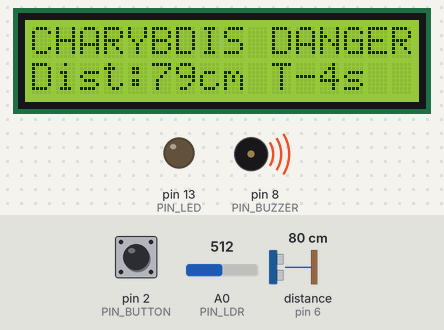
The sketch below on a simulated Arduino Uno, built with avr-gcc and run on an emulated ATmega328P. Shown: 16×2 character LCD, output pins drawn as LEDs (lit = HIGH), buzzer (waves = sounding). Wiring (inferred from the names in the program): ultrasonic range finder: trigger pin 7; echo pin 6. Dashed ring = blinking. The inputs (shaded band) are chosen by the test bench; at power-on: distance to the obstacle (sensor on pin 6) 80 cm, A0 (PIN_LDR) = 512, pin 2 (PIN_BUTTON) HIGH. The echo pulse lasts 58.3 µs per cm; pins used as bus, display or sensor lines are not drawn.

Above: at 2.4 s.
2.5 s: distance to the obstacle (sensor on pin 6) set to 97 cm
At 4.1 s:
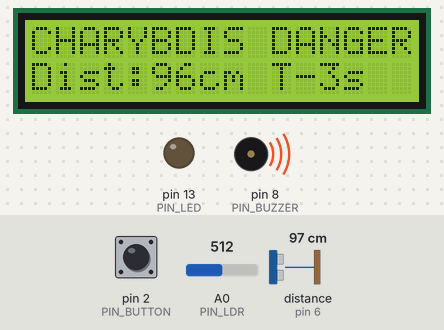
4.7 s: distance to the obstacle (sensor on pin 6) set to 106 cm
At 5.1 s:
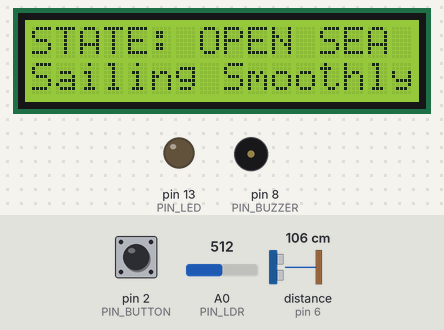
6.2 s: A0 (PIN_LDR) set to 501
At 6.41 s:
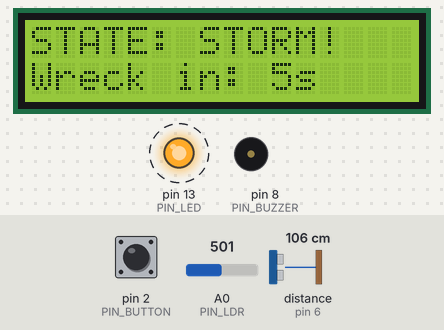
8.3 s: pin 2 (PIN_BUTTON) pulled LOW for 0.15 s
At 8.7 s:
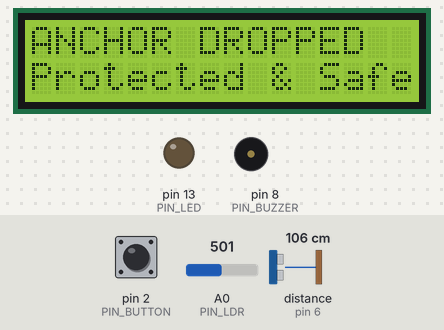
9.9 s: pin 2 (PIN_BUTTON) pulled LOW for 1 s
At 11.49 s:
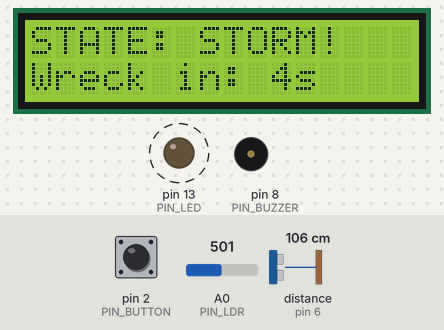
11.5 s: pin 2 (PIN_BUTTON) pulled LOW for 3.2 s
At 12.4 s:
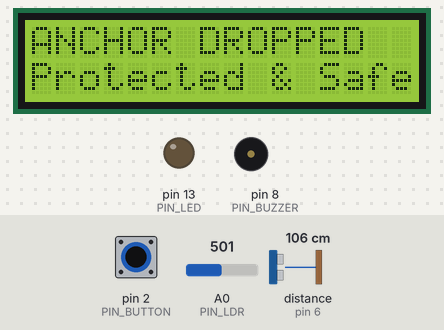
Timing chart, 0 to 14.5 s (numbered marks = the images above; inputs shaded):
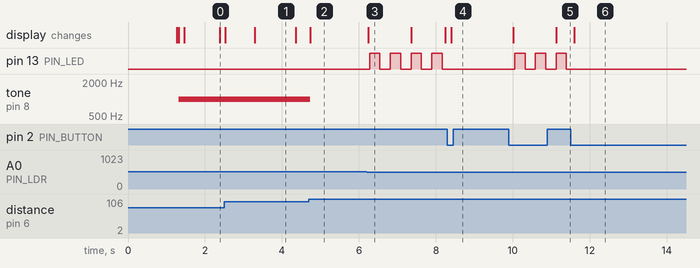

Measured:
- the behaviour switches between 100 and 101 cm on distance to the obstacle (sensor on pin 6) (found by bisection; images 1 and 2)
- the behaviour switches between 512 and 511 on A0 (PIN_LDR) (found by bisection; images 2 and 3)
- after the input at 4.7 s, tone on pin 8 (PIN_BUZZER): 1000 Hz → silent at once; the display: changes at once (image 2)
- after the input at 6.2 s, pin 13 (PIN_LED): alternates HIGH for 0.27 s and LOW for 0.27 s, starting after 0.08 s; the display: changes at once (image 3)
- after the input at 8.3 s, pin 13 (PIN_LED): stops changing and stays LOW; the display: changes after 0.10 s (image 4)
- after the input at 9.9 s, pin 13 (PIN_LED): alternates HIGH for 0.26 s and LOW for 0.27 s, starting after 0.15 s; the display: first changes after 0.12 s (image 5 shows a later state)
- after the input at 11.5 s, pin 13 (PIN_LED): stops changing and stays LOW; tone on pin 8 (PIN_BUZZER): stays silent (without the input it goes to 400 Hz after 3.6 s); the display: changes after 0.10 s (image 6)

The sketch:

task2_monitoring_system.ino
```cpp
/*
 * SEDS BPHC — Avionics Induction 2026-27
 * Athena's Intern | Task 2: Keeping Watch Over Odysseus
 * Author: Yashvardhan Singh
 * ID NO. = 2025A7PS0112H
 * Hardware: Arduino Uno, HC-SR04, LDR, LCD (16x2), Push Button, LED, Piezo Buzzer
 */

#include <LiquidCrystal.h>

// --- PIN DEFINITIONS ---
const int PIN_BUTTON    = 2;    // Pushbutton for Anchor (Pin 2)
const int PIN_TRIG      = 7;    // Ultrasonic TRIG (Pin 7)
const int PIN_ECHO      = 6;    // Ultrasonic ECHO (Pin 6)
const int PIN_LDR       = A0;   // Photoresistor Analog Pin (A0)
const int PIN_LED       = 13;   // Storm Warning LED (Pin 13)
const int PIN_BUZZER    = 8;    // Charybdis Warning Buzzer (Pin 8)

// LiquidCrystal(rs, enable, d4, d5, d6, d7)
LiquidCrystal lcd(12, 11, 5, 4, 3, 9);

// --- SYSTEM STATES ---
enum ShipState {
  OPEN_SEA,
  ANCHOR_DROPPED,
  STORM,
  CHARYBDIS,
  WRECKED
};

ShipState currentState = OPEN_SEA;

// --- SENSOR THRESHOLDS & TIMING ---
const int LDR_HALF_THRESHOLD = 512;           // Below half brightness triggers STORM
const float DISTANCE_THRESHOLD_CM = 100.0;    // Distance under 100cm triggers CHARYBDIS
const unsigned long DANGER_TIMEOUT_MS = 5000; // 5s continuous danger -> WRECKED

unsigned long hazardStartTime = 0;
unsigned long lastLedBlinkTime = 0;
bool ledState = false;

// Debounce handling for pushbutton
int lastButtonState = HIGH;
unsigned long lastDebounceTime = 0;
const unsigned long debounceDelay = 50;

float readUltrasonicDistanceCM() {
  digitalWrite(PIN_TRIG, LOW);
  delayMicroseconds(2);
  digitalWrite(PIN_TRIG, HIGH);
  delayMicroseconds(10);
  digitalWrite(PIN_TRIG, LOW);

  long duration = pulseIn(PIN_ECHO, HIGH, 30000);
  if (duration == 0) return 999.0;
  return (duration * 0.0343) / 2.0;
}

void setup() {
  Serial.begin(9600);

  pinMode(PIN_BUTTON, INPUT_PULLUP);
  pinMode(PIN_TRIG, OUTPUT);
  pinMode(PIN_ECHO, INPUT);
  pinMode(PIN_LED, OUTPUT);
  pinMode(PIN_BUZZER, OUTPUT);

  lcd.begin(16, 2);
  lcd.clear();
  lcd.setCursor(0, 0);
  lcd.print("ODYSSEUS WATCH");
  lcd.setCursor(0, 1);
  lcd.print("ATHENA'S SYSTEM");
  delay(1200);
  lcd.clear();
}

void loop() {
  if (currentState == WRECKED) {
    digitalWrite(PIN_LED, HIGH);
    tone(PIN_BUZZER, 400);
    lcd.setCursor(0, 0);
    lcd.print("STATE: WRECKED  ");
    lcd.setCursor(0, 1);
    lcd.print("SHIP IS LOST!   ");
    return;
  }

  // Pushbutton Toggle logic
  int reading = digitalRead(PIN_BUTTON);
  if (reading != lastButtonState) {
    lastDebounceTime = millis();
  }

  if ((millis() - lastDebounceTime) > debounceDelay) {
    static int buttonState = HIGH;
    if (reading != buttonState) {
      buttonState = reading;
      if (buttonState == LOW) {
        if (currentState == ANCHOR_DROPPED) {
          currentState = OPEN_SEA;
        } else {
          currentState = ANCHOR_DROPPED;
          hazardStartTime = 0;
        }
      }
    }
  }
  lastButtonState = reading;

  int lightVal = analogRead(PIN_LDR);
  float distance = readUltrasonicDistanceCM();

  bool stormTriggered = (lightVal < LDR_HALF_THRESHOLD);
  bool charybdisTriggered = (distance < DISTANCE_THRESHOLD_CM);

  // FSM Logic
  if (currentState != ANCHOR_DROPPED) {
    switch (currentState) {
      case OPEN_SEA:
        noTone(PIN_BUZZER);
        digitalWrite(PIN_LED, LOW);

        if (stormTriggered) {
          currentState = STORM;
          hazardStartTime = millis();
        } else if (charybdisTriggered) {
          currentState = CHARYBDIS;
          hazardStartTime = millis();
        }
        break;

      case STORM:
        if (millis() - lastLedBlinkTime >= 250) {
          lastLedBlinkTime = millis();
          ledState = !ledState;
          digitalWrite(PIN_LED, ledState ? HIGH : LOW);
        }
        noTone(PIN_BUZZER);

        if (millis() - hazardStartTime >= DANGER_TIMEOUT_MS) {
          currentState = WRECKED;
        } else if (!stormTriggered) {
          digitalWrite(PIN_LED, LOW);
          currentState = OPEN_SEA;
          hazardStartTime = 0;
        }
        break;

      case CHARYBDIS:
        digitalWrite(PIN_LED, LOW);
        tone(PIN_BUZZER, 1000);

        if (millis() - hazardStartTime >= DANGER_TIMEOUT_MS) {
          currentState = WRECKED;
        } else if (!charybdisTriggered) {
          noTone(PIN_BUZZER);
          currentState = OPEN_SEA;
          hazardStartTime = 0;
        }
        break;

      default:
        break;
    }
  } else {
    digitalWrite(PIN_LED, LOW);
    noTone(PIN_BUZZER);
  }

  renderLCD(distance);
  delay(30);
}

void renderLCD(float distance) {
  static ShipState lastState = (ShipState)-1;
  static unsigned long lastUpdate = 0;

  if (millis() - lastUpdate < 150 && currentState == lastState) return;
  lastUpdate = millis();
  lastState = currentState;

  lcd.clear();
  switch (currentState) {
    case OPEN_SEA:
      lcd.setCursor(0, 0);
      lcd.print("STATE: OPEN SEA ");
      lcd.setCursor(0, 1);
      lcd.print("Sailing Smoothly");
      break;

    case ANCHOR_DROPPED:
      lcd.setCursor(0, 0);
      lcd.print("ANCHOR DROPPED  ");
      lcd.setCursor(0, 1);
      lcd.print("Protected & Safe");
      break;

    case STORM: {
      int remaining = 5 - (int)((millis() - hazardStartTime) / 1000);
      if (remaining < 0) remaining = 0;
      lcd.setCursor(0, 0);
      lcd.print("STATE: STORM!   ");
      lcd.setCursor(0, 1);
      lcd.print("Wreck in: ");
      lcd.print(remaining);
      lcd.print("s   ");
      break;
    }

    case CHARYBDIS: {
      int remaining = 5 - (int)((millis() - hazardStartTime) / 1000);
      if (remaining < 0) remaining = 0;
      lcd.setCursor(0, 0);
      lcd.print("CHARYBDIS DANGER");
      lcd.setCursor(0, 1);
      lcd.print("Dist:");
      lcd.print((int)distance);
      lcd.print("cm T-");
      lcd.print(remaining);
      lcd.print("s");
      break;
    }

    case WRECKED:
      lcd.setCursor(0, 0);
      lcd.print("STATE: WRECKED  ");
      lcd.setCursor(0, 1);
      lcd.print("Voyage Terminated");
      break;
  }
}
```
